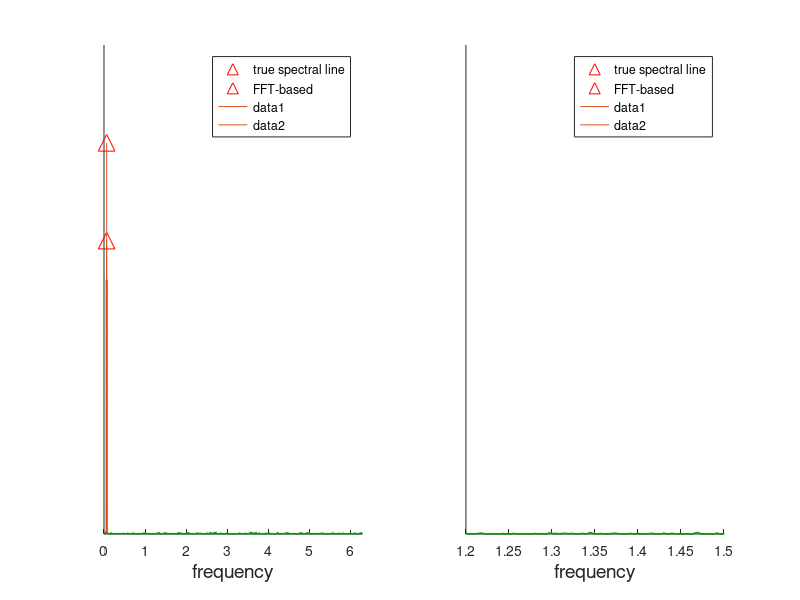

This figure's MATLAB source: (Note: this script raises an error after producing the figure.)
%% demo: compares fft-based estimation with high resolution
%               1) spectral envelopes, 
%               2) subspace methods, and
%               3) maximum entropy
%
% the term "high resolution" refers to a "tuned-analog" of
% modern nonlinear methods (Capon, subspace, ME) where the
% covariance information used consists of the state-covariance
% of suitably selected "bandpass-like" input-to-state filter


%% SIGNAL = sinusoids + noise
%  Setting up the signal parameters and time history
      N=2048*2;
      mag0=1.5;mag1=1.5; o1=0.0645499115542278; mag2=2; o2=0.0647953484802895;
      t=0:N-1; t=t(:);
      y=mag0*randn(N,1)+mag1*exp(1i*(o1*t+2*pi*rand))+mag2*exp(1i*(o2*t+2*pi*rand));

%% plotting the fft-based spectra
NN=2048; th=linspace(0,2*pi,NN);
Y =abs(fft(y,NN))/sqrt(N);
Y =Y.^2;
Y = Y/max(Y)*1.3;
figure(1);
subplot(1,2,1),hold on
                plot(o1, mag1, 'r^','MarkerSize',12);
                plot(o2, mag2, 'r^','MarkerSize',12);
                plot(th,Y,'Color',[0,0.6,0],'LineWidth',1.2),
                legend('true spectral line', 'FFT-based');
                line([o1 o1],[0,mag1]);
                line([o2 o2],[0,mag2]);
                %Arrow([o1 0],[o1,mag1]);
                set(gca,'xlim',[0 2*pi]);
                set(gca,'ylim',[0 2.5]);              
                set(gca,'YTick',[]);
                xlabel('frequency','FontSize',14);

subplot(1,2,2),hold on
               plot(o1, mag1, 'r^','MarkerSize',12);
               plot(o2, mag2, 'r^','MarkerSize',12);
               plot(th,Y,'Color',[0,0.6,0],'LineWidth',1.2),
               legend('true spectral line', 'FFT-based');
               line([o1 o1],[0,mag1]);
               line([o2 o2],[0,mag2]);
               axis([1.2 1.5 0 2.5]);
               set(gca,'YTick',[]);
               xlabel('frequency','FontSize',14);


%% setting up filter parameters and the svd of the input-to-state response
thetamid=0.0737; 
[A,B]=cjordan(5,0.999*exp(thetamid*1i));
R=dlsim_complex(A,B,y');
sv=Rsigma(A,B,th);
figure(2);
plot(th(:),sv(:),'r','LineWidth',1.3); hold on;
[svmax, maxind]=max(sv);
sv3db=svmax*sqrt(2)/2; % -3db value
[vmin, th_min_ind]=min(abs(sv(1:maxind)-sv3db));
thmin=th(th_min_ind);
[vmax, th_max_ind]=min(abs(sv(maxind+1:end)-sv3db));
th_max_ind=th_max_ind+maxind;
thmax=th(th_max_ind);
plot([thmin thmin], [0 sv3db],'k','LineWidth',1.3);
plot([thmax thmax], [0 sv3db],'k','LineWidth',1.3);

for v=0:.4:sv3db
    h1 = thmin;
    h2 = thmax;
    if(v<h1)
        plot([h1-v h1],[0 v],'Color',[.5,.5,.5]);
    else
        plot([0 h1],[v-h1 v],'Color',[.5,.5,.5]);
    end
    if(v+h2<2*pi)
        plot([h2 h2+v],[v 0],'Color',[.5,.5,.5]);
    else
        plot([h2 2*pi],[v v+h2-2*pi],'Color',[.5,.5,.5]);
    end
end
axis([0 2*pi 0 svmax+1])
set(gca,'YTick',[]);
xlabel('$\|G(e^{i\theta})\|$ v.s. $\theta$', 'Interpreter', 'Latex','FontSize', 16);




%% obtaining state statistics
R=dlsim_complex(A,B,y');
%% maximum entropy
figure(3);
spectrum=me(R,A,B,th);
me_burg = pburg(y,5,th);
me_burg = me_burg/max(me_burg)*1.2;
spectrum=spectrum/max(spectrum)*1.2;
subplot(1,2,1),hold on
                plot(o1, mag1, 'r^','MarkerSize',12);
                plot(th, spectrum,'b','LineWidth',1.2);
                plot(th, me_burg,'Color',[0,0.6,0],'LineWidth',1.2);
                legend('true spectral line', 'maximum entropy spectrum', 'Burg method');
                Arrow([o1 o2],[mag1,mag2]);
                set(gca,'xlim',[0 2*pi]);
                set(gca,'ylim',[0 2.5]);
                k=15;
                windowspec=max(spectrum)/2;
                plot([thmin thmin], [0 windowspec],'k','LineWidth',1.3);
                plot([thmax thmax], [0 windowspec],'k','LineWidth',1.3);
                for v=0:windowspec/10:windowspec
                    h1 = thmin;
                    h2 = thmax;
                    if(k*v<h1)
                        plot([h1-k*v h1],[0 v],'Color',[.5,.5,.5]);
                    else
                        plot([0 h1],[v-h1/k v],'Color',[.5,.5,.5]);
                    end
                    if(k*v+h2<2*pi)
                        plot([h2 h2+k*v],[v 0],'Color',[.5,.5,.5]);
                    else
                        plot([h2 2*pi],[v v-(-h2+2*pi)/k],'Color',[.5,.5,.5]);
                    end
                end
                
                set(gca,'YTick',[]);
                xlabel('frequency','FontSize',14);
                

subplot(1,2,2),hold on
                plot(o1, mag1, 'r^','MarkerSize',12);
                plot(th,spectrum,'b','LineWidth',1.2);
                plot(th, me_burg,'Color',[0,0.6,0],'LineWidth',1.2);
                legend('true spectral line', 'maximum entropy spectrum', 'Burg method');
                Arrow([o1 o2],[mag1,mag2]);
                axis([thmin thmax 0 3]);
                set(gca,'YTick',[]);
                xlabel('frequency','FontSize',14);
  
              
%% subspace method
figure(4);
[omegas,residues]=sm(R,A,B,2);
Ac=compan(eye(1,6));
Bc=eye(5,1);
That=dlsim_complex(Ac,Bc,y');
[w_esprit,r_esprit]=sm(That,Ac,Bc,2);
residues=residues*1.6;
r_esprit=r_esprit*.65;
subplot(1,2,1),hold on
               plot(o1, mag1, 'r^','MarkerSize',12);
               plot(omegas(1), residues(1), 'b^','MarkerSize',12);
               plot(w_esprit(1), r_esprit(1),'^','Color',[0,0.6,0],'MarkerSize',12);
               legend('true spectral line', 'subspace method spectral line', 'ESPRIT spectral line');
               Arrow([o1 o2],[mag1 mag2]);
               Arrowb(omegas,residues);
               Arrowg(w_esprit,r_esprit);               
                k=15;
                windowspec=max(spectrum)/2;
                plot([thmin thmin], [0 windowspec],'k','LineWidth',1.3);
                plot([thmax thmax], [0 windowspec],'k','LineWidth',1.3);
                for v=0:windowspec/10:windowspec
                    h1 = thmin;
                    h2 = thmax;
                    if(k*v<h1)
                        plot([h1-k*v h1],[0 v],'Color',[.5,.5,.5]);
                    else
                        plot([0 h1],[v-h1/k v],'Color',[.5,.5,.5]);
                    end
                    if(k*v+h2<2*pi)
                        plot([h2 h2+k*v],[v 0],'Color',[.5,.5,.5]);
                    else
                        plot([h2 2*pi],[v v-(-h2+2*pi)/k],'Color',[.5,.5,.5]);
                    end
                end
               set(gca,'xlim',[0 2*pi]);
               set(gca,'ylim',[0 2.5]),
               set(gca,'YTick',[]);
               xlabel('frequency','FontSize',14);

subplot(1,2,2),hold on
               plot(o1, mag1, 'r^','MarkerSize',12);
               plot(omegas(1), residues(1), 'b^','MarkerSize',12);
               plot(w_esprit(2), r_esprit(2),'^','Color',[0,0.6,0],'MarkerSize',12);
               legend('true spectral line', 'subspace method spectral line','ESPRIT spectral line');
               Arrow([o1 o2],[mag1 mag2]);
               Arrowb(omegas,residues);
               Arrowg(w_esprit,r_esprit);
               axis([thmin thmax 0 3]);
               set(gca,'YTick',[]);
               xlabel('frequency','FontSize',14);
 %% spectral evelop% sqrtrho=envlp(P,Ah,bh,th,.2);
figure(5);
rhohalf=envlp(R,A,B,th);
rho = rhohalf.^2;
subplot(1,2,1),hold on
               plot(o1, mag1, 'r^','MarkerSize',12);
               plot(th,rho,'b','LineWidth',1.2),
               legend('true spectral line', 'spectral envelop');
               Arrow([o1 o2],[mag1 mag2]);
               k=1;
                windowspec=max(rho);
                plot([thmin thmin], [0 windowspec],'k','LineWidth',1.3);
                plot([thmax thmax], [0 windowspec],'k','LineWidth',1.3);
                for v=0:windowspec/20:windowspec
                    h1 = thmin;
                    h2 = thmax;
                    if(k*v<h1)
                        plot([h1-k*v h1],[0 v],'Color',[.5,.5,.5]);
                    else
                        plot([0 h1],[v-h1/k v],'Color',[.5,.5,.5]);
                    end
                    if(k*v+h2<2*pi)
                        plot([h2 h2+k*v],[v 0],'Color',[.5,.5,.5]);
                    else
                        plot([h2 2*pi],[v v-(-h2+2*pi)/k],'Color',[.5,.5,.5]);
                    end
                end
               set(gca,'xlim',[0 2*pi]),
               set(gca,'ylim',[0 max(rho)+10]),
               set(gca,'YTick',[]);
               xlabel('frequency','FontSize',14);
subplot(1,2,2),hold on
               plot(o1, mag1, 'r^','MarkerSize',12);
               plot(th,rho,'b','LineWidth',1.2),
               legend('true spectral line', 'spectral envelop');
               Arrow([o1 o2],[mag1 mag2]);
               axis([thmin thmax 0 3]);
               set(gca,'YTick',[]);
               xlabel('frequency','FontSize',14);
%% moving average decomposition
T=ToepProj(That);
[Ts, Tma]=MA_decomp(T,1);
r_ma=[fliplr(Tma(1,:)) Tma(1,2:end)];
p_ma=abs(fft(r_ma,length(th)));
[w_s,r_s]=sm(Ts,Ac,Bc,rank(Ts,0.001));
figure(6);clf

subplot(1,2,1),hold on
               plot(o1, mag1, 'r^','MarkerSize',12);
               plot(w_s(1), r_s(1), 'b^','MarkerSize',12);
               plot(th,p_ma,'Color',[0,0.6,0],'LineWidth',1.2);
               legend('true spectral line', 'estimated spectral line', 'MA spectrum');
               Arrow([o1 o2], [mag1 mag2],12);
               Arrowb(w_s,r_s,12);
               k=15;
               windowspec=max(spectrum)/2;
               plot([thmin thmin], [0 windowspec],'k','LineWidth',1.3);
               plot([thmax thmax], [0 windowspec],'k','LineWidth',1.3);
               for v=0:windowspec/10:windowspec
                    h1 = thmin;
                    h2 = thmax;
                    if(k*v<h1)
                        plot([h1-k*v h1],[0 v],'Color',[.5,.5,.5]);
                    else
                        plot([0 h1],[v-h1/k v],'Color',[.5,.5,.5]);
                    end
                    if(k*v+h2<2*pi)
                        plot([h2 h2+k*v],[v 0],'Color',[.5,.5,.5]);
                    else
                        plot([h2 2*pi],[v v-(-h2+2*pi)/k],'Color',[.5,.5,.5]);
                    end
                end
               set(gca,'xlim',[0 2*pi]);
               set(gca,'ylim',[0 5]),
               set(gca,'YTick',[]);
               XLabel('frequency','FontSize',14);

subplot(1,2,2),hold on
               plot(o1, mag1, 'r^','MarkerSize',12);
               plot(w_s(1), r_s(1), 'b^','MarkerSize',12);
               legend('true spectral line', 'estimated spectral line');
               Arrow([o1 o2], [mag1 mag2],12);
               Arrowb(w_s,r_s,12);
               axis([thmin thmax 0 3]);
               set(gca,'YTick',[]);
               XLabel('frequency','FontSize',14);
